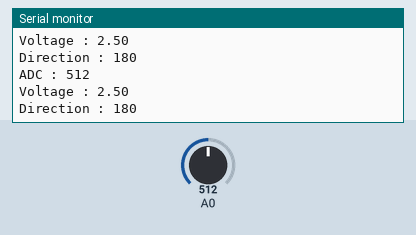
Recording of a sketch running on a simulated Arduino Uno, built with avr-gcc and run on an emulated ATmega328P. Parts: the last lines printed to the serial monitor. The test bench sets the inputs (shaded band); at power-on: A0 = 512.

Above: at 1.2 s.
1.3 s: A0 set to 716
At 1.73 s:
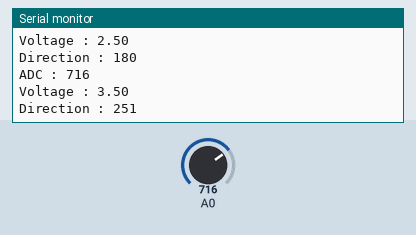
2.8 s: A0 set to 900
At 3.23 s:
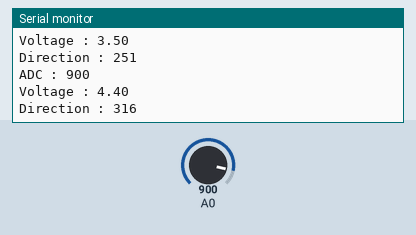
Timing chart, 0 to 5.8 s (numbered marks = the images above; inputs shaded):
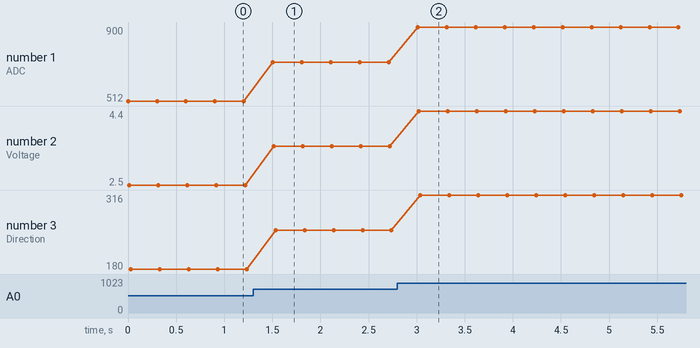

The sketch:

wind-vane.ino
```cpp
void setup() {
  // initialize serial communication at 9600 bits per second:
  Serial.begin(9600);
}
// the loop routine runs over and over again forever:
void loop() {
  // read the input on analog pin 0:
  int sensorValue = analogRead(A0);
  float voltage = sensorValue*5/1023.0;
  int direction = map(sensorValue, 0, 1023, 0, 360);
  // print out the value you read:
  Serial.print("ADC : ");
  Serial.println(sensorValue);
  Serial.print("Voltage : ");
  Serial.println(voltage);
  Serial.print("Direction : ");
  Serial.println(direction);
  delay(300);
}
```

Measured:
- after the input at 1.3 s, the serial monitor: prints a new line after 0.21 s (image 1)
- after the input at 2.8 s, the serial monitor: prints a new line after 0.21 s (image 2)
- plotted number 1: 512 → 716 after the input at 1.3 s, 716 → 900 after the input at 2.8 s
- plotted number 2: 2.5 → 3.5 after the input at 1.3 s, 3.5 → 4.4 after the input at 2.8 s
- plotted number 3: 180 → 251 after the input at 1.3 s, 251 → 316 after the input at 2.8 s
